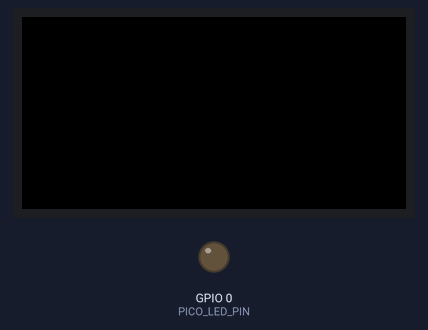
A program run on a simulated ESP32. On the bench: 64×32 colour display, output pins drawn as LEDs (lit = HIGH). Dashed ring = blinking.

Above: at 0.0 s.
At 1.17 s:
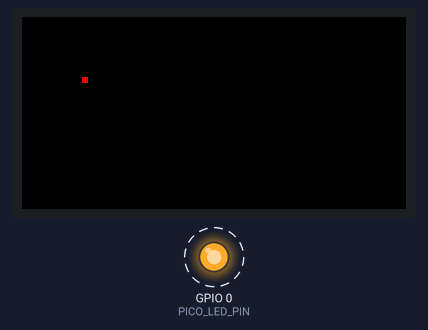
Timing chart, 0 to 4.0 s (numbered marks = the images above):
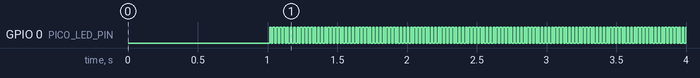

The program:

main.cpp
```cpp
#include <Arduino.h>
#include <ESP32-HUB75-MatrixPanel-I2S-DMA.h>
#include "common/pico_driver_v5_pinout.h"

// Physical size of the panel
#define PANEL_WIDTH    64
#define PANEL_HEIGHT   32

// Number of chained panels
#define CHAIN_LENGHT    1
#define TOTAL_WIDTH    64
#define TOTAL_HEIGHT   32

MatrixPanel_I2S_DMA *display = nullptr;

uint32_t frame = 0;

void setup() {

	delay(1000);

	pinMode(PICO_LED_PIN, OUTPUT);

	HUB75_I2S_CFG mxconfig;
	mxconfig.gpio = {
		R1_PIN, G1_PIN, B1_PIN, R2_PIN, G2_PIN, B2_PIN,
		A_PIN, B_PIN, C_PIN, D_PIN, E_PIN,
		LAT_PIN, OE_PIN, CLK_PIN
	};
	mxconfig.mx_width = PANEL_WIDTH;
	mxconfig.mx_height = PANEL_HEIGHT;
  	mxconfig.chain_length = CHAIN_LENGHT;
	mxconfig.double_buff = true;
	mxconfig.clkphase = false;
	mxconfig.driver = HUB75_I2S_CFG::FM6126A;
	mxconfig.i2sspeed = HUB75_I2S_CFG::HZ_20M;
	mxconfig.min_refresh_rate = 120;
	mxconfig.latch_blanking = 1;

	display = new MatrixPanel_I2S_DMA(mxconfig);

	if (not display->begin()) {
		while(true) {
			digitalWrite(PICO_LED_PIN, 1);
			delay(50);
			digitalWrite(PICO_LED_PIN, 0);
			delay(50);
		}
	}

	display->setBrightness(255); // range is 0-255, 0 - 0%, 255 - 100%

}

void loop() {
	display->clearScreen();
	display->drawPixelRGB888(10, 10, 255, 0, 0);
	display->flipDMABuffer();
	digitalWrite(PICO_LED_PIN, frame % 2);
	frame++;
	delay(10);
}
```

pico_driver_v5_pinout.h
```cpp
#ifndef MATRIX_HARDWARE_H
#define MATRIX_HARDWARE_H

// formula used is 80000000L/(cfg->clkspeed_hz + 1), must result in >=2.  Acceptable values 26.67MHz, 20MHz, 16MHz, 13.34MHz...
#define ESP32_I2S_CLOCK_SPEED (10000000UL)
// #define ESP32_I2S_CLOCK_SPEED (10000000UL)

#define ESP32_FORUM_PINOUT 0
#define ESP32_FORUM_PINOUT_WITH_LATCH 1
#define SMARTLED_SHIELD_V0_PINOUT 2
#define ESP32_JC_RIBBON_PINOUT 3
#define HUB75_ADAPTER_PINOUT 4
#define HUB75_ADAPTER_LATCH_BREADBOARD_PINOUT 5
#define HUB75_ADAPTER_V0_THT_PINOUT 6
#define HUB75_ADAPTER_V0_SMT_PINOUT 7
#define ESP32_JC_RIBBON_PINOUT_WEMOS 8
#define HUB75_ADAPTER_LITE_V0_PINOUT 9
#define ESP32_RGB64x32MatrixPanel_I2S_DMA_DEFAULT 10

#ifndef GPIOPINOUT
#define GPIOPINOUT ESP32_FORUM_PINOUT
#endif
// #define GPIOPINOUT ESP32_FORUM_PINOUT_WITH_LATCH // note this mode is untested as of 2018-05-17 - not being used anymore now that SmartMatrix Shield is available
// #define GPIOPINOUT SMARTLED_SHIELD_V0_PINOUT

// Upper half RGB
#define BIT_R1 (1 << 0)
#define BIT_G1 (1 << 1)
#define BIT_B1 (1 << 2)
// Lower half RGB
#define BIT_R2 (1 << 3)
#define BIT_G2 (1 << 4)
#define BIT_B2 (1 << 5)

// Control Signals
#define BIT_LAT (1 << 6)
#define BIT_OE (1 << 7)

#define BIT_A (1 << 8)
#define BIT_B (1 << 9)
#define BIT_C (1 << 10)
#define BIT_D (1 << 11)
#define BIT_E (1 << 12)

// ADDX is output directly using GPIO
#define CLKS_DURING_LATCH 0
#define MATRIX_I2S_MODE I2S_PARALLEL_BITS_16
#define MATRIX_DATA_STORAGE_TYPE uint16_t

#define R1_PIN GPIO_NUM_26
#define G1_PIN GPIO_NUM_27
#define B1_PIN GPIO_NUM_14
#define R2_PIN GPIO_NUM_12
#define G2_PIN GPIO_NUM_13
#define B2_PIN GPIO_NUM_15

#define A_PIN GPIO_NUM_4
#define B_PIN GPIO_NUM_19
#define C_PIN GPIO_NUM_22
#define D_PIN GPIO_NUM_21
#define E_PIN GPIO_NUM_18 // v2 -> GPIO 2

#define LAT_PIN GPIO_NUM_25
#define OE_PIN  GPIO_NUM_33
#define CLK_PIN GPIO_NUM_32

#define PICO_LED_PIN GPIO_NUM_0


#else
#pragma GCC error "Multiple MatrixHardware*.h files included"
#endif
```

Measured:
- by itself, GPIO 0 (PICO_LED_PIN): alternates HIGH for 0.01 s and LOW for 0.01 s
